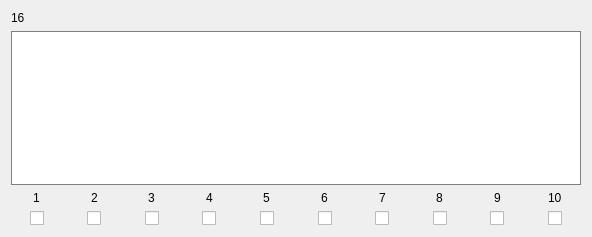
            <widget class="QWidget" name="scrollAreaWidgetContents_172">
             <property name="geometry">
              <rect>
               <x>0</x>
               <y>0</y>
               <width>592</width>
               <height>237</height>
              </rect>
             </property>
             <layout class="QVBoxLayout" name="verticalLayout_114">
              <item>
               <widget class="QLabel" name="Name_16">
                <property name="text">
                 <string>16</string>
                </property>
               </widget>
              </item>
              <item>
               <widget class="QTextEdit" name="Text_16">
                <property name="styleSheet">
                 <string notr="true">border: 1px solid gray</string>
                </property>
               </widget>
              </item>
              <item>
               <layout class="QHBoxLayout" name="horizontalLayout_19">
                <property name="bottomMargin">
                 <number>0</number>
                </property>
                <item>
                 <layout class="QVBoxLayout" name="verticalLayout_173">
                  <property name="rightMargin">
                   <number>0</number>
                  </property>
                  <property name="bottomMargin">
                   <number>0</number>
                  </property>
                  <item alignment="Qt::AlignHCenter">
                   <widget class="QLabel" name="label_152">
                    <property name="text">
                     <string>1</string>
                    </property>
                   </widget>
                  </item>
                  <item alignment="Qt::AlignHCenter">
                   <widget class="QCheckBox" name="Check_16_1">
                    <property name="text">
                     <string/>
                    </property>
                   </widget>
                  </item>
                 </layout>
                </item>
                <item>
                 <layout class="QVBoxLayout" name="verticalLayout_174">
                  <property name="rightMargin">
                   <number>0</number>
                  </property>
                  <property name="bottomMargin">
                   <number>0</number>
                  </property>
                  <item alignment="Qt::AlignHCenter">
                   <widget class="QLabel" name="label_153">
                    <property name="text">
                     <string>2</string>
                    </property>
                   </widget>
                  </item>
                  <item alignment="Qt::AlignHCenter">
                   <widget class="QCheckBox" name="Check_16_2">
                    <property name="text">
                     <string/>
                    </property>
                   </widget>
                  </item>
                 </layout>
                </item>
                <item>
                 <layout class="QVBoxLayout" name="verticalLayout_175">
                  <property name="rightMargin">
                   <number>0</number>
                  </property>
                  <property name="bottomMargin">
                   <number>0</number>
                  </property>
                  <item alignment="Qt::AlignHCenter">
                   <widget class="QLabel" name="label_154">
                    <property name="text">
                     <string>3</string>
                    </property>
                   </widget>
                  </item>
                  <item alignment="Qt::AlignHCenter">
                   <widget class="QCheckBox" name="Check_16_3">
                    <property name="text">
                     <string/>
                    </property>
                   </widget>
                  </item>
                 </layout>
                </item>
                <item>
                 <layout class="QVBoxLayout" name="verticalLayout_176">
                  <property name="rightMargin">
                   <number>0</number>
                  </property>
                  <property name="bottomMargin">
                   <number>0</number>
                  </property>
                  <item alignment="Qt::AlignHCenter">
                   <widget class="QLabel" name="label_155">
                    <property name="text">
                     <string>4</string>
                    </property>
                   </widget>
                  </item>
                  <item alignment="Qt::AlignHCenter">
                   <widget class="QCheckBox" name="Check_16_4">
                    <property name="text">
                     <string/>
                    </property>
                   </widget>
                  </item>
                 </layout>
                </item>
                <item>
                 <layout class="QVBoxLayout" name="verticalLayout_177">
                  <property name="rightMargin">
                   <number>0</number>
                  </property>
                  <property name="bottomMargin">
                   <number>0</number>
                  </property>
                  <item alignment="Qt::AlignHCenter">
                   <widget class="QLabel" name="label_156">
                    <property name="text">
                     <string>5</string>
                    </property>
                   </widget>
                  </item>
                  <item alignment="Qt::AlignHCenter">
                   <widget class="QCheckBox" name="Check_16_5">
                    <property name="text">
                     <string/>
                    </property>
                   </widget>
                  </item>
                 </layout>
                </item>
                <item>
                 <layout class="QVBoxLayout" name="verticalLayout_178">
                  <property name="rightMargin">
                   <number>0</number>
                  </property>
                  <property name="bottomMargin">
                   <number>0</number>
                  </property>
                  <item alignment="Qt::AlignHCenter">
                   <widget class="QLabel" name="label_157">
                    <property name="text">
                     <string>6</string>
                    </property>
                   </widget>
                  </item>
                  <item alignment="Qt::AlignHCenter">
                   <widget class="QCheckBox" name="Check_16_6">
                    <property name="text">
                     <string/>
                    </property>
                   </widget>
                  </item>
                 </layout>
                </item>
                <item>
                 <layout class="QVBoxLayout" name="verticalLayout_179">
                  <property name="rightMargin">
                   <number>0</number>
                  </property>
                  <property name="bottomMargin">
                   <number>0</number>
                  </property>
                  <item alignment="Qt::AlignHCenter">
                   <widget class="QLabel" name="label_158">
                    <property name="text">
                     <string>7</string>
                    </property>
                   </widget>
                  </item>
                  <item alignment="Qt::AlignHCenter">
                   <widget class="QCheckBox" name="Check_16_7">
                    <property name="text">
                     <string/>
                    </property>
                   </widget>
                  </item>
                 </layout>
                </item>
                <item>
                 <layout class="QVBoxLayout" name="verticalLayout_180">
                  <property name="rightMargin">
                   <number>0</number>
                  </property>
                  <property name="bottomMargin">
                   <number>0</number>
                  </property>
                  <item alignment="Qt::AlignHCenter">
                   <widget class="QLabel" name="label_159">
                    <property name="text">
                     <string>8</string>
                    </property>
                   </widget>
                  </item>
                  <item alignment="Qt::AlignHCenter">
                   <widget class="QCheckBox" name="Check_16_8">
                    <property name="text">
                     <string/>
                    </property>
                   </widget>
                  </item>
                 </layout>
                </item>
                <item>
                 <layout class="QVBoxLayout" name="verticalLayout_181">
                  <property name="rightMargin">
                   <number>0</number>
                  </property>
                  <property name="bottomMargin">
                   <number>0</number>
                  </property>
                  <item alignment="Qt::AlignHCenter">
                   <widget class="QLabel" name="label_160">
                    <property name="text">
                     <string>9</string>
                    </property>
                   </widget>
                  </item>
                  <item alignment="Qt::AlignHCenter">
                   <widget class="QCheckBox" name="Check_16_9">
                    <property name="text">
                     <string/>
                    </property>
                   </widget>
                  </item>
                 </layout>
                </item>
                <item>
                 <layout class="QVBoxLayout" name="verticalLayout_182">
                  <property name="rightMargin">
                   <number>0</number>
                  </property>
                  <property name="bottomMargin">
                   <number>0</number>
                  </property>
                  <item alignment="Qt::AlignHCenter">
                   <widget class="QLabel" name="label_161">
                    <property name="text">
                     <string>10</string>
                    </property>
                   </widget>
                  </item>
                  <item alignment="Qt::AlignHCenter">
                   <widget class="QCheckBox" name="Check_16_10">
                    <property name="text">
                     <string/>
                    </property>
                   </widget>
                  </item>
                 </layout>
                </item>
               </layout>
              </item>
             </layout>
            </widget>
